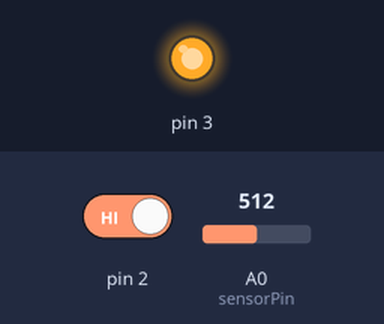
Bench run of a sketch on a simulated Arduino Uno, built with avr-gcc and run on an emulated ATmega328P. Shown: output pins drawn as LEDs (lit = HIGH). Dashed ring = blinking. The test bench sets the inputs (shaded band); at power-on: pin 2 HIGH, A0 (sensorPin) = 512.

Above: at 1.2 s.
1.3 s: pin 2 driven LOW
At 1.9 s:
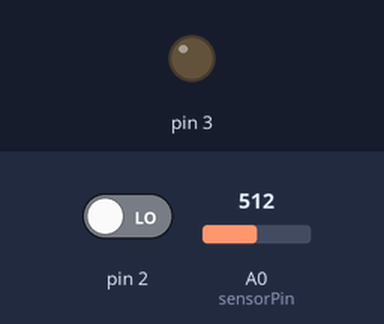
3.0 s: pin 2 driven HIGH
At 3.4 s:
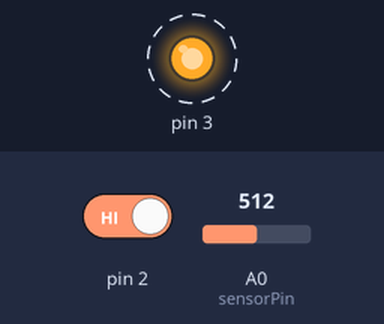
Timing chart, 0 to 13.0 s (numbered marks = the images above; inputs shaded):
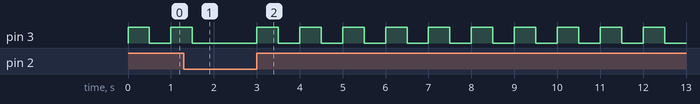

Measured:
- after the input at 1.3 s, pin 3: goes on until 1.5 s, then stays LOW
- after the input at 3.0 s, pin 3: alternates HIGH for 0.50 s and LOW for 0.50 s, starting at once

The sketch:

PHASE_1.ino
```cpp
int sensorPin=A0;
int sensorValue=0;
void setup() {
  pinMode(2,INPUT);
  pinMode(3,OUTPUT);
  Serial.begin(9600);
}
void loop() {
  sensorValue = analogRead(sensorPin);
  if(digitalRead(2)==LOW)
  {
    digitalWrite(3,LOW);
  }
  else
  {
    if(analogRead(A0)>=526)
    {
      while(digitalRead(2)==HIGH) {
        digitalWrite(3,HIGH);
        delay(100);
        digitalWrite(3,LOW);
        delay(100);
      }
    }
    else
    {
      while(digitalRead(2)==HIGH)
      {
         digitalWrite(3,HIGH);
        delay(500);
         digitalWrite(3,LOW);
        delay(500);
      }
    }
  }
}
```
